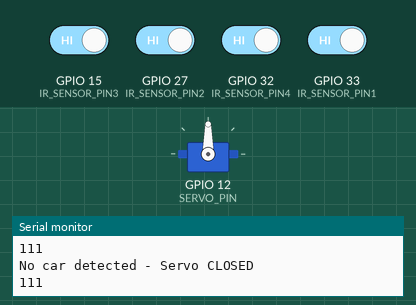
Recording of a sketch running on a simulated ESP32. On the bench: servo, the last lines printed to the serial monitor. Inputs (shaded band) come from the test bench; at power-on: GPIO 15 (IR_SENSOR_PIN3), GPIO 27 (IR_SENSOR_PIN2), GPIO 32 (IR_SENSOR_PIN4), GPIO 33 (IR_SENSOR_PIN1) HIGH.

Above: at 8.8 s.
8.9 s: GPIO 33 (IR_SENSOR_PIN1) driven LOW
At 16.6 s:
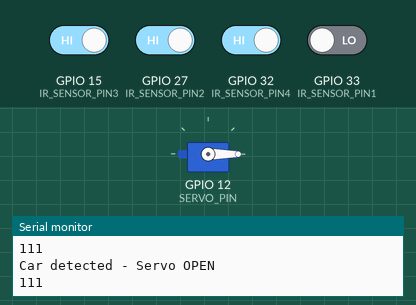
17.5 s: GPIO 33 (IR_SENSOR_PIN1) driven HIGH
At 25.1 s:
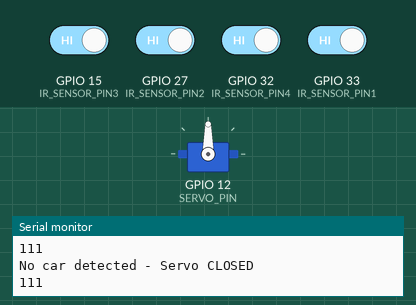
Timing chart, 0 to 26.6 s (numbered marks = the images above; inputs shaded):
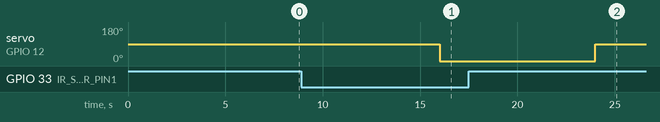

The sketch:

Project1.ino
```cpp
#include <ESP32_Servo.h>
#define SERVO_PIN 12

int count = 0;

#define IR_SENSOR_PIN1 33
#define IR_SENSOR_PIN2 27
#define IR_SENSOR_PIN3 15
#define IR_SENSOR_PIN4 32

// Define the servo positions
int SERVO_OPEN_POSITION = 0;
int SERVO_CLOSED_POSITION = 90;

// Create a servo object
Servo servo;

// Create an array to store the IR sensor values
int irSensorValues[4];


void setup() {
  //Initialize serial and wait for port to open:
  Serial.begin(9600);
  while (!Serial) {
    ; // wait for serial port to connect. Needed for native USB port only
  }

  pinMode(SERVO_PIN, OUTPUT);

  servo.attach(SERVO_PIN);
  pinMode(IR_SENSOR_PIN1, INPUT);
  pinMode(IR_SENSOR_PIN2, INPUT);
  pinMode(IR_SENSOR_PIN3, INPUT);
  pinMode(IR_SENSOR_PIN4, INPUT);

  servo.write(SERVO_OPEN_POSITION);

}

void loop() {

  irSensorValues[0] = digitalRead(IR_SENSOR_PIN1);
  irSensorValues[1] = digitalRead(IR_SENSOR_PIN2);
  irSensorValues[2] = digitalRead(IR_SENSOR_PIN3);
  irSensorValues[3] = digitalRead(IR_SENSOR_PIN4);

  int irSensorValue = digitalRead(IR_SENSOR_PIN1);

  if (irSensorValue == LOW) {
    // Car is detected, open the servo
    servo.write(SERVO_OPEN_POSITION);
    Serial.println("Car detected - Servo OPEN");
  } else {
    // No car detected, close the servo
    servo.write(SERVO_CLOSED_POSITION);
    Serial.println("No car detected - Servo CLOSED");
  }
  bool carPresent = false;
  if (irSensorValues[0] == HIGH) {
    carPresent = true;
  }
  if (carPresent) {
    for (int i = 1; i < 4; i++) {
      Serial.print(irSensorValues[i]);
    }
    delay(5000);
    Serial.println();
  } else {
    for (int i = 1; i < 4; i++) {
      Serial.print(irSensorValues[i]);
    }
    delay(5000);
    Serial.println();
  }

  delay(3000);
}
```

Measured:
- after the input at 8.9 s, servo on GPIO 12 (SERVO_PIN): 90° → 0° after 7.1 s
- after the input at 17.5 s, servo on GPIO 12 (SERVO_PIN): 0° → 90° after 6.5 s
